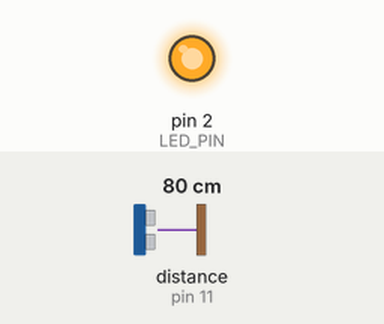
This sketch was run on a simulated Arduino Uno, built with avr-gcc and run on an emulated ATmega328P. On the bench: output pins drawn as LEDs (lit = HIGH). Inputs (shaded band) come from the test bench; at power-on: distance to the obstacle (sensor on pin 11) 80 cm. The echo pulse lasts 58.3 µs per cm.

Above: at 6.6 s.
6.7 s: distance to the obstacle (sensor on pin 11) set to 97 cm
13.1 s: distance to the obstacle (sensor on pin 11) set to 105 cm
At 18.5 s:
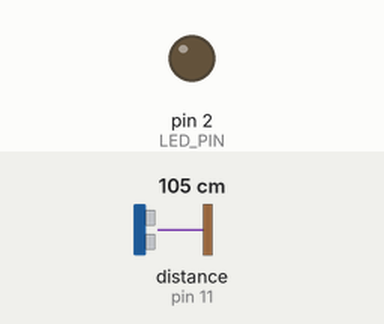
19.5 s: distance to the obstacle (sensor on pin 11) set to 2 cm
At 20.5 s:
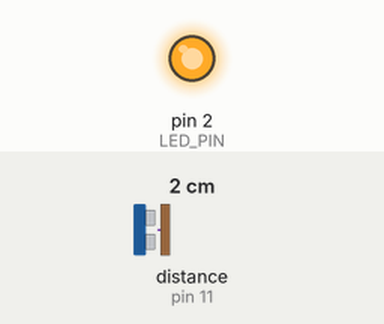
25.9 s: distance to the obstacle (sensor on pin 11) set to 120 cm
At 31.3 s:
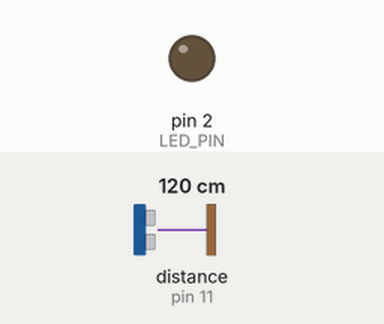
Timing chart, 0 to 32.8 s (numbered marks = the images above; inputs shaded):
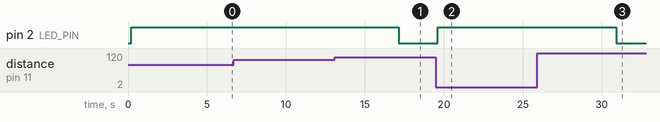

Measured:
- the behaviour switches between 100 and 101 cm on distance to the obstacle (sensor on pin 11) (found by bisection; images 0 and 1)
- after the input at 6.7 s, every drawn part: stays the same
- after the input at 13.1 s, pin 2 (LED_PIN): HIGH → LOW after 4.1 s
- after the input at 19.5 s, pin 2 (LED_PIN): LOW → HIGH after 0.12 s
- after the input at 25.9 s, pin 2 (LED_PIN): HIGH → LOW after 5.0 s

The sketch:

ToddlerAlarm.ino
```cpp
//-------------------------------------------------------
// Uses a sonar to detect movement (e.g. if your small human has worked out doors and stealth moving).
// Uses NewPing:
// http://playground.arduino.cc/Code/NewPing
// And a modified version of PlayMelody to play the Peppa Pig theme:
// http://www.arduino.cc/en/Tutorial/PlayMelody
//-------------------------------------------------------
#include <NewPing.h>

#define TRIGGER_PIN  12  // Arduino pin tied to trigger pin on the ultrasonic sensor.
#define ECHO_PIN     11  // Arduino pin tied to echo pin on the ultrasonic sensor.
#define MAX_DISTANCE 100 // Maximum distance we want to ping for (in centimeters). Maximum sensor distance is rated at 400-500cm.

#define LED_PIN 2
#define PIEZO_PIN 9

byte names[] = {'B', 'G', 'c', 'd', 'e', 'f', 'g', 'a', 'b', 'C'};
int tones[] = {2025, 2551, 1915, 1700, 1519, 1432, 1275, 1136, 1014, 956};
//byte melody[] = "2d2a1f2c2d2a2d2c2f2d2a2c2d2a1f2c2d2a2a2g2p8p8p8p";
byte melody[] = "4g2e2c4d2G2p2G2B2d2f4e4c4p4p4p";
// count length: 1 2 3 4 5 6 7 8 9 0 1 2 3 4 5 6 7 8 9 0 1 2 3 4 5 6 7 8 9 0
//                                10                  20             30
int count = 0;
int count2 = 0;
int count3 = 0;
int MAX_COUNT = 15;
bool shouldSoundTheAlarm = false;

NewPing sonar(TRIGGER_PIN, ECHO_PIN, MAX_DISTANCE); // NewPing setup of pins and maximum distance.

void setup() {
  pinMode(LED_PIN, OUTPUT);
  Serial.begin(9600);
}

void SoundTheAlarm() {
  analogWrite(PIEZO_PIN, 0);
  for (count = 0; count < MAX_COUNT; count++) {
    for (count3 = 0; count3 <= (melody[count*2] - 48) * 30; count3++) {
      for (count2=0;count2<10;count2++) {
        if (names[count2] == melody[count*2 + 1]) {
          analogWrite(PIEZO_PIN,500);
          delayMicroseconds(tones[count2]);
          analogWrite(PIEZO_PIN, 0);
          delayMicroseconds(tones[count2]);
        }
        if (melody[count*2 + 1] == 'p') {
          // make a pause of a certain size
          analogWrite(PIEZO_PIN, 0);
          delayMicroseconds(500);
        }
      }
    }
  }
  shouldSoundTheAlarm = false;
}

void CheckSonar()
{
  delay(200);                     // Wait 200ms between pings (about 20 pings/sec). 29ms should be the shortest delay between pings.
  unsigned int uS = sonar.ping(); // Send ping, get ping time in microseconds (uS).
  float distance = uS / US_ROUNDTRIP_CM;

  if(distance > 0.0f)
  {
    digitalWrite(LED_PIN, HIGH);
    shouldSoundTheAlarm = true;
  }
  else
  {
    digitalWrite(LED_PIN, LOW);
  }

  //Serial.print("Ping: ");
  //Serial.print(uS / US_ROUNDTRIP_CM); // Convert ping time to distance in cm and print result (0 = outside set distance range)
  //Serial.println("cm");
}

void loop() {
  if (shouldSoundTheAlarm)
  {
    SoundTheAlarm();
  }
  else
  {
    CheckSonar();
  }
}
```
